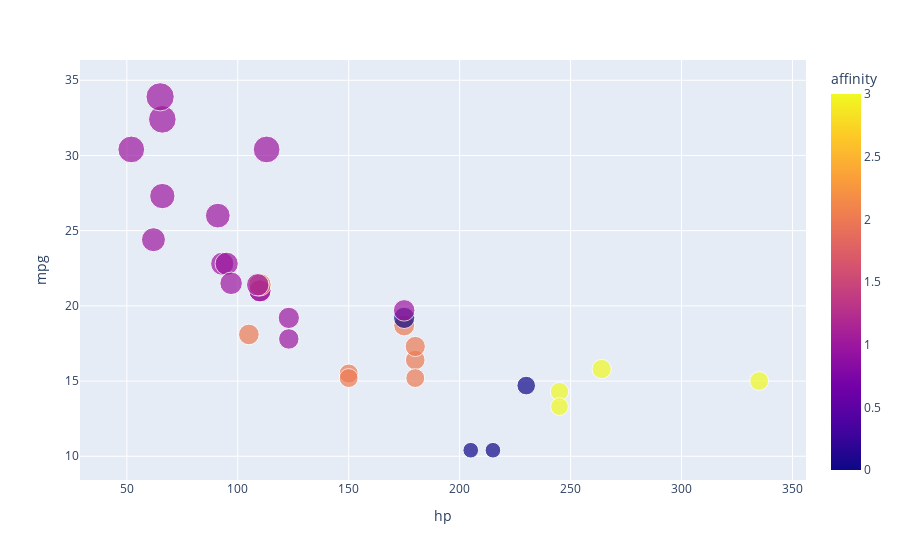

Source (notebook cell):
### Code cell
# plot X & Y coordinates and color by cluster number
import plotly.express as px
df = px.data.iris()
fig = px.scatter(df_cars, x="hp", y="mpg", color="affinity", size='mpg', hover_data=['affinity'])
fig.show()

### Figure 1 — Plotly figure (JSON) as saved in the notebook; plotly's stock layout.template omitted (floating-point values rounded to 4 significant figures)
{"data": [{"customdata": [[1], [1], [1], [2], [2], [2], [3], [1], [1], [1], [1], [2], [2], [2], [0], [0], [0], [1], [1], [1], [1], [2], [2], [3], [0], [1], [1], [1], [3], [1], [3], [1]], "hovertemplate": "hp=%{x}<br>mpg=%{marker.size}<br>affinity=%{marker.color}<extra></extra>", "legendgroup": "", "marker": {"color": [1, 1, 1, 2, 2, 2, 3, 1, 1, 1, 1, 2, 2, 2, 0, 0, 0, 1, 1, 1, 1, 2, 2, 3, 0, 1, 1, 1, 3, 1, 3, 1], "coloraxis": "coloraxis", "size": [21, 21, 22.8, 21.4, 18.7, 18.1, 14.3, 24.4, 22.8, 19.2, 17.8, 16.4, 17.3, 15.2, 10.4, 10.4, 14.7, 32.4, 30.4, 33.9, 21.5, 15.5, 15.2, 13.3, 19.2, 27.3, 26, 30.4, 15.8, 19.7, 15, 21.4], "sizemode": "area", "sizeref": 0.08475, "symbol": "circle"}, "mode": "markers", "name": "", "orientation": "v", "showlegend": false, "type": "scatter", "x": [110, 110, 93, 110, 175, 105, 245, 62, 95, 123, 123, 180, 180, 180, 205, 215, 230, 66, 52, 65, 97, 150, 150, 245, 175, 66, 91, 113, 264, 175, 335, 109], "xaxis": "x", "y": [21, 21, 22.8, 21.4, 18.7, 18.1, 14.3, 24.4, 22.8, 19.2, 17.8, 16.4, 17.3, 15.2, 10.4, 10.4, 14.7, 32.4, 30.4, 33.9, 21.5, 15.5, 15.2, 13.3, 19.2, 27.3, 26, 30.4, 15.8, 19.7, 15, 21.4], "yaxis": "y"}], "layout": {"coloraxis": {"colorbar": {"title": {"text": "affinity"}}, "colorscale": [[0, "#0d0887"], [0.1111, "#46039f"], [0.2222, "#7201a8"], [0.3333, "#9c179e"], [0.4444, "#bd3786"], [0.5556, "#d8576b"], [0.6667, "#ed7953"], [0.7778, "#fb9f3a"], [0.8889, "#fdca26"], [1, "#f0f921"]]}, "legend": {"itemsizing": "constant", "tracegroupgap": 0}, "margin": {"t": 60}, "xaxis": {"anchor": "y", "domain": [0, 1], "title": {"text": "hp"}}, "yaxis": {"anchor": "x", "domain": [0, 1], "title": {"text": "mpg"}}}}
